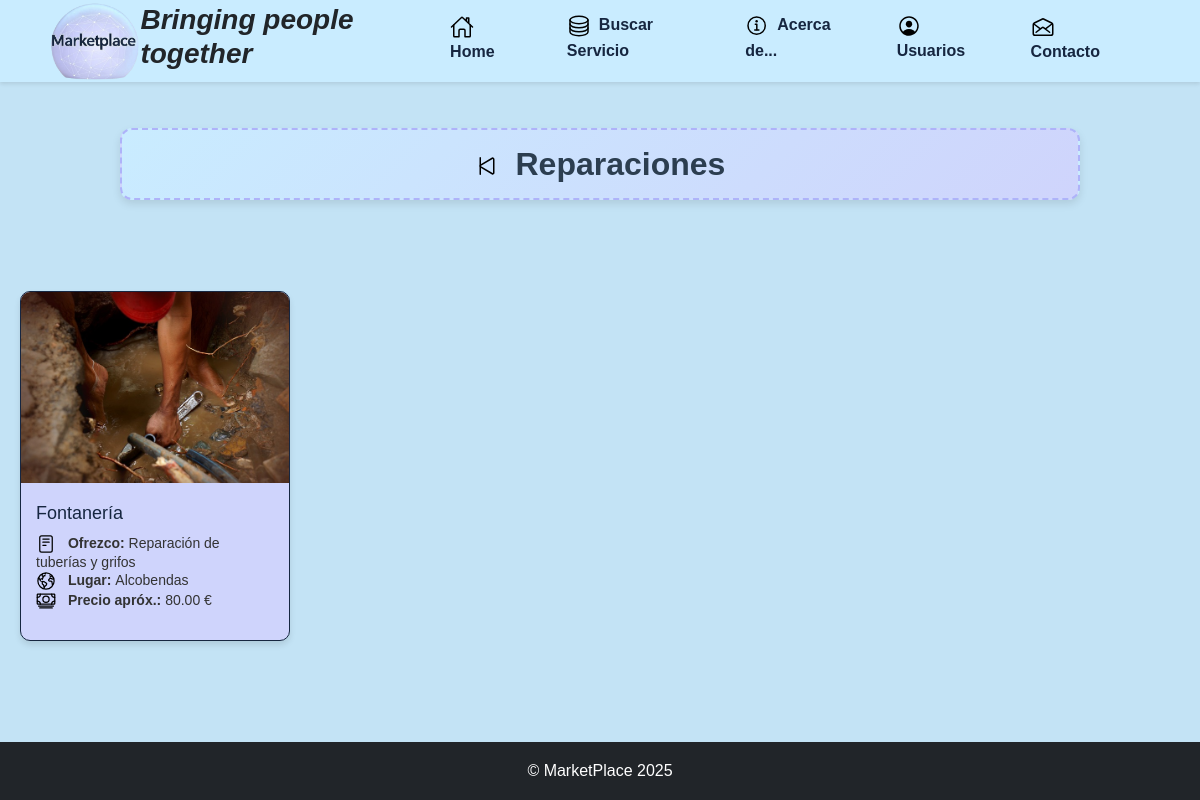
The app's page /app/views/actions/serviciosCards.php?servicio=Fontanería&categoria=Reparaciones with its own data.
### tables this page shows
CREATE TABLE `suscripciones` (
  `id_suscripcion` int(11) NOT NULL,
  `tiempo_suscripcion` int(2) NOT NULL,
  `valor` decimal(10,2) NOT NULL,
  `fecha_suscripcion` date NOT NULL,
  `id_usuario` int(11) NOT NULL,
  `id_usuario_ofrece` int(11) NOT NULL
);

CREATE TABLE `usuario_ofrece` (
  `id_usuario_ofrece` int(11) NOT NULL,
  `id_usuario` int(11) NOT NULL,
  `categoria` varchar(100) NOT NULL,
  `servicio` varchar(100) NOT NULL,
  `titulo` varchar(255) NOT NULL,
  `detalle` text NOT NULL,
  `empresa` varchar(75) DEFAULT NULL,
  `imagen` varchar(255) NOT NULL,
  `fecha` datetime DEFAULT current_timestamp(),
  `precio` varchar(20) DEFAULT NULL,
  `municipio` varchar(75) DEFAULT NULL
);

### app/models/modeloAcciones.php (called while the page is built, shortened)
<?php
class Acciones {
    public function getCardsByServicio($servicioSeleccionado, $categoriaSeleccionada){
        $logFile = __DIR__ . '/../../logs/modeloAcciones.log';
        $db = Database::connect();
        $query = "SELECT a.id_usuario_ofrece, a.id_usuario, a.categoria, a.servicio, a.titulo, a.detalle, a.imagen,
                    a.fecha, a.precio, a.municipio, a.empresa, b.id_suscripcion
                    FROM usuario_ofrece a
                    inner join suscripciones b on a.id_usuario_ofrece = b.id_usuario_ofrece
                    WHERE categoria = :categoria AND servicio = :servicio ORDER BY fecha";
        $stmt = $db->prepare($query);
        $stmt->bindParam(':categoria', $categoriaSeleccionada, PDO::PARAM_STR);
        $stmt->bindParam(':servicio', $servicioSeleccionado, PDO::PARAM_STR);
        try {
            $stmt->execute();
            $cardsByServicio = $stmt->fetchAll(PDO::FETCH_ASSOC);
            return $cardsByServicio;
        } catch (PDOException $e) {
            $logMessage = date('Y-m-d H:i:s') . " Consulta fallida: " . $query . " - Params: " . json_encode([':categoria' => $categoriaSeleccionada, ':servicio' => $servicioSeleccionado]) . " - Error: " . $e->getMessage() . "\n";
            if (file_put_contents($logFile, $logMessage, FILE_APPEND) === false) {
                error_log("No se pudo escribir en el archivo de log: $logFile");
            }
            return false;
        }
    }
}

### app/controllers/actionsController.php (called while the page is built, shortened)
<?php
include __DIR__ . '/../models/modeloAcciones.php';
class ActionController {
    public function consultaCards($servicioSeleccionado, $categoriaSeleccionada){
        $modeloAcciones = new Acciones();
        $cardsByServicio = $modeloAcciones->getCardsByServicio($servicioSeleccionado, $categoriaSeleccionada);
        $logMessage = date('Y-m-d H:i:s') . " [consultaCards] - Resultado: " . json_encode($cardsByServicio) . "\n";
        return $cardsByServicio;
    }
}
?>

### app/views/actions/serviciosCards.php (the view, shortened to what this page needs)
<?php
    include '../../../public/plantillas/cabecera.php';
?>
<!DOCTYPE html>
<html lang="es">
<head>
    <link rel="stylesheet" href="/marketplace/public/css/style.css">
    <link rel="stylesheet" href="/marketplace/public/css/cardsStyle.css">
</head>
<body>
<?php
    include_once __DIR__ . '/../../../app/controllers/actionsController.php';
    if (!isset($_GET['municipio']) ?? '') {
        $servicioSeleccionado = htmlspecialchars_decode($_GET['servicio']) ?? '';
        $categoriaSeleccionada = htmlspecialchars_decode($_GET['categoria']) ?? '';
        $actionController = new ActionController();
        $cardsByServicio = $actionController->consultaCards($servicioSeleccionado, $categoriaSeleccionada);
    ?>
    <br>
    <h2><a href="./buscoOfrezco.php?categoria=<?= htmlspecialchars($categoriaSeleccionada) ?>">
        <img class="iconoMenu" src='/marketplace/public/img/iconos/play-skip-back-outline.svg' data-bs-toggle="tooltipAll" data-bs-placement="top" title='Volver a la pantalla anterior.'>
        <?= htmlspecialchars($categoriaSeleccionada) ?></a></h2>
        <br>
        <br>
    <div class="container">
        <?php foreach ($cardsByServicio as $cards): ?>
            <div class="card">
                <a href='/marketplace/app/controllers/actionsController.php?id_usuario_ofrece=<?= htmlspecialchars($cards["id_usuario_ofrece"]) ?>&id_usuario=<?= htmlspecialchars($cards["id_usuario"]) ?>&categoria=<?= htmlspecialchars($categoriaSeleccionada) ?>&servicio=<?= htmlspecialchars($servicioSeleccionado) ?>&id_suscripcion=<?= htmlspecialchars($cards["id_suscripcion"])?>&isUbicacion=categoriaServicio'>
                    <img src="<?= htmlspecialchars($cards['imagen']) ?>" data-bs-toggle="tooltipAll" data-bs-placement="top" title="<?= htmlspecialchars($cards['titulo']) ?>">
                </a>
                <div class="card-content">
                    <h3 class="card-title"><?= htmlspecialchars($cards['servicio']) ?></h3>
                    <div class='card-info'>
                        <img class="iconoSubmenu" src='/marketplace/public/img/iconos/reader-outline.svg'>
                        <strong>Ofrezco: </strong><?= htmlspecialchars($cards['titulo']) ?><br>
                        <img class="iconoSubmenu" src='/marketplace/public/img/iconos/earth-outline.svg'>
                        <strong>Lugar: </strong><?= htmlspecialchars($cards['municipio']) ?><br>
                        <img class="iconoSubmenu" src='/marketplace/public/img/iconos/cash-outline.svg'>
                        <strong>Precio apróx.: </strong><?= htmlspecialchars($cards['precio']) ?> €
                    </div>
                </div>
            </div>
        <?php endforeach; ?>
    </div>
    <?php
    } ?>
                <?php
                include '../user/login.php';
                ?>
    <footer>
        <p>
            <?php
                include '../../../public/plantillas/pie.php';
            ?>
        </p>
    </footer>
</body>
</html>

### public/plantillas/cabecera.php (shortened to what this page needs)
<!DOCTYPE html>
<html lang="es">
<head>
    <link href="https://cdn.jsdelivr.net/npm/bootstrap@5.3.0/dist/css/bootstrap.min.css" rel="stylesheet">
    <link rel="stylesheet" href="../../../public/css/cabecera.css">
    <link rel="stylesheet" href="../../../public/css/pie.css">
</head>
<body>
<?php
$usuarioS = "";
?>
<header>
    <img src="/marketplace/public/img/logotipo-sinFondo.png" alt="MarketPlace Logo" data-bs-toggle='tooltipAll' data-bs-placement='top' title='MarketPlace - Tu buscador de servicios locales'>
    <h3 data-bs-toggle='tooltipAll' data-bs-placement='top' title='Uniendo a la Gente'><strong><i>Bringing people together</i></strong></h3>
<nav>
    <ul class="menu">
        <li class="tab"><a href="/marketplace" data-bs-toggle='tooltipAll' data-bs-placement='top' title='Vuelve a la página principal'><img class="iconoMenu" src='/marketplace/public/img/iconos/home-outline.svg'> Home</a></li>
        <li class="dropdown"><a href="/marketplace/app/views/actions/buscoOfrezco.php" data-bs-toggle='tooltipAll' data-bs-placement='top' title='Buscar servicios por ubicación o por categorías'><img class="iconoMenu" src='/marketplace/public/img/iconos/server-outline.svg'>Buscar Servicio</a>
        </li>
        <li class="dropdown">
            <a href="#" data-bs-toggle='tooltipAll' data-bs-placement='top' title='¿Quiénes somos? ¿Qué te ofrecemos?'><img class="iconoMenu" src='/marketplace/public/img/iconos/information-circle-outline.svg'>Acerca de...</a>
        </li>
            <li class="dropdown">
        <?php
            if (!$usuarioS){
                echo "<a href='#' data-bs-toggle='tooltipAll' data-bs-placement='top' title='Usuarios'><img class='iconoMenu' src='/marketplace/public/img/iconos/person-circle-outline.svg'>Usuarios</a>";
            } else {
                echo "<a href='#' data-bs-toggle='tooltipAll' data-bs-placement='top' title='Usuarios'><img class='iconoMenu' src='/marketplace/public/img/iconos/person-circle-outline.svg'>$usuarioS</a>";
            }
        ?>
        </li>
        <li class="tab"><a href="#" onclick="alert('Esta funcionalidad está pendiente de implementarse en la fase 2.')"><img class="iconoMenu" src='/marketplace/public/img/iconos/mail-open-outline.svg'>Contacto</a></li>
    </ul>
</nav>
</header>
</body>
</html>

### app/views/user/login.php (shortened to what this page needs)
<!DOCTYPE html>
<html lang="es">
<head>
    <link rel="stylesheet" href="/marketplace/public/css/style.css">
</head>
<body>
</body>
</html>

### public/plantillas/pie.php (shortened to what this page needs)
<footer class="bg-dark text-white text-center py-3">
        <p>&copy; MarketPlace <?= date('Y'); ?></p>
</footer>

### public/css/cabecera.css (style rules this page uses)
header { background-color: #C9ECFF; display: flex; justify-content: space-between; align-items: center; padding: 1px 50px; box-shadow: 0 2px 4px rgba(0, 0, 0, 0.1); }
header img { height: 80px; }
nav .menu { list-style: none; margin: 0; padding: 0; display: flex; }
nav .menu > li { position: relative; margin-right: 20px; }
nav .menu > li > a { text-decoration: none; color: #000; display: flex; align-items: center; }
nav .menu > li > a img { margin-right: 8px; }
nav .menu > li a { text-decoration: none; color: #162640; font-size: 1em; padding: 10px 15px; display: block; }
.iconoMenu { width: 24px; height: 24px; display: inline-block; margin-right: 8px; vertical-align: middle; }
.iconoSubmenu { width: 20px; height: 20px; display: inline-block; margin-right: 8px; vertical-align: middle; }
nav .menu > .tab a { border: 1px solid transparent; border-radius: 5px; transition: all 0.3s ease; }
nav .menu > .dropdown a { cursor: pointer; }

### public/css/pie.css (style rules this page uses)
footer { background-color: #162640; color: white; text-align: center; padding: 10px 0; position: fixed; width: 100%; bottom: 0; margin-top: 20px; }
footer p { margin: 0; }

### public/css/style.css (style rules this page uses)
body { margin: 0; font-family: Arial, sans-serif; line-height: 1.6; background-color: #c3e3f5; }
a { color: #325388; text-decoration: none; font-weight: bold; }
ul { list-style-type: none; padding: 0; margin: 10px 0 0 20px; }
li { margin-bottom: 5px; }
li a { text-decoration: none; color: #34495E; }
h1, h2 { background: linear-gradient(135deg, #C9ECFF, #CFD4FC); border-radius: 12px; color: #2C3E50; padding: 15px 20px; text-align: center; margin: 20px auto; max-width: 80%; box-shadow: 0 4px 8px rgba(0, 0, 0, 0.1); font-family: 'Arial', sans-serif; transition: all 0.3s ease-in-out; }
h2 { border: 2px dashed #AEB3F9; font-size: 2em; text-transform: capitalize; white-space: nowrap; }
h1 a, h2 a { text-decoration: none; color: inherit; }

### public/css/cardsStyle.css (style rules this page uses)
body { font-family: Arial, sans-serif; background-color:rgb(210, 225, 236); margin: 0; padding: 0; }
.container { max-width: 1200px; margin: 0 auto; padding: 20px; display: flex; flex-wrap: wrap; gap: 20px; }
.card { background-color: #CFD4FC; border: 1px solid #162640; border-radius: 10px; width: calc(25% - 20px); box-shadow: 0 4px 6px rgba(0, 0, 0, 0.1); overflow: hidden; transition: transform 0.3s ease; margin-bottom: 75px; display: flex; flex-direction: column; height: 350px; }
.card img { max-width: 100%; height: auto; max-height: 200px; object-fit: cover; flex-shrink: 0; align-self: center; }
.card-content { padding: 15px; flex-grow: 1; display: flex; flex-direction: column; justify-content: flex-start; overflow: hidden; line-height: 1.2; }
.card-title { font-size: 18px; color: #162640; margin: 5px 0; text-align: left; }
.card-info { font-size: 14px; color: #333; margin: 5px 0; text-align: left; }

### records on screen
suscripciones: id_usuario_ofrece.imagen (picture), id_usuario_ofrece.servicio "Fontanería", id_usuario_ofrece.titulo "Reparación de tuberías y grifos", id_usuario_ofrece.municipio "Alcobendas", id_usuario_ofrece.precio "80.00"

### other values on screen
$categoriaSeleccionada "Reparaciones"
